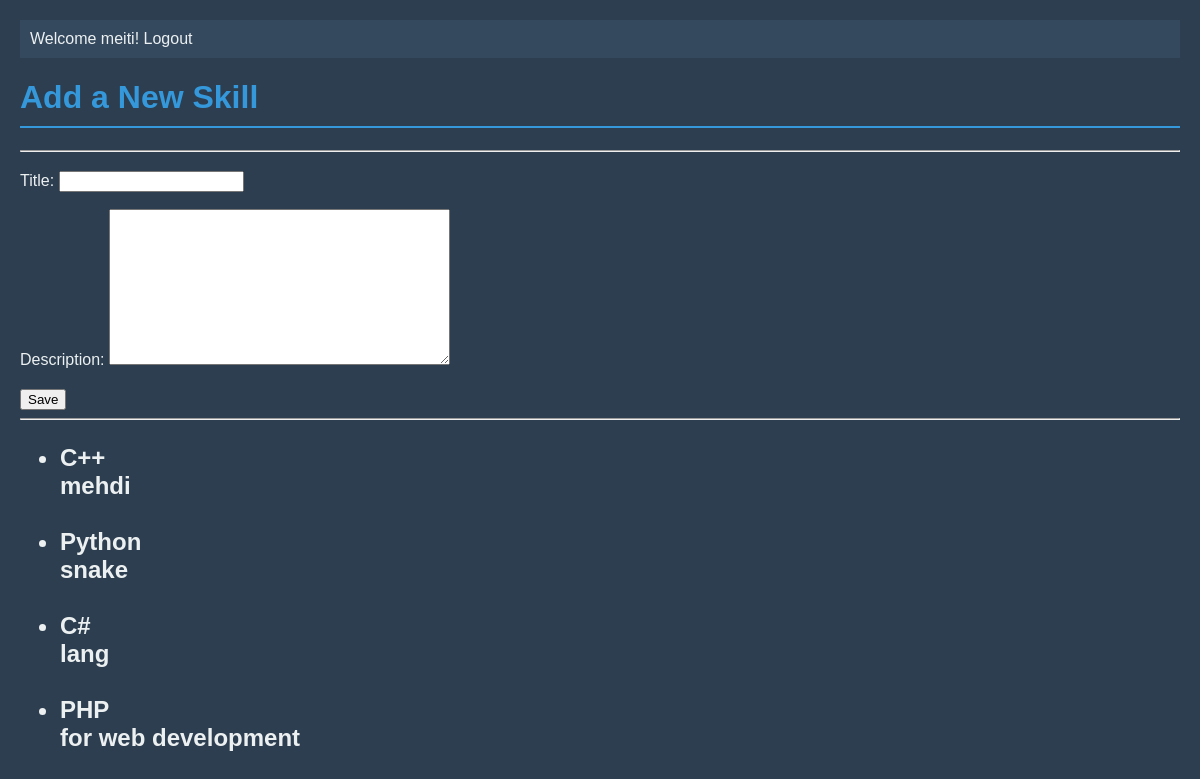
The app's page /developers/skills/ (signed in) with its own data.
### developers/models.py (models this page shows, shortened)
class Skill(models.Model):
    title = models.CharField(max_length=20)
    description = models.TextField(blank=True)

### developers/views.py (the view)
# urls.py: path("developers/skills/",views.Create_Skill.as_view(),name ="create_skills"),
class Create_Skill(LoginRequiredMixin,CreateView):
    model= Skill
    form_class = Skills_form
    template_name = 'developers/create_skills.html'
    success_url = '/developers'
    def get_context_data(self, **kwargs):
        context =  super().get_context_data(**kwargs)
        context['skills'] = Skill.objects.all()
        return context

### developers/forms.py
class Skills_form(forms.ModelForm):
    class Meta:
        model = Skill
        fields = ['title','description']

### developers/templates/developers/create_skills.html (shortened to what this page needs)
<!DOCTYPE html>
   {% load static %}
    <link rel="stylesheet" href="{% static 'css/back.css' %}">
<html>
        {% include 'navbar.html' %}
    <head>
    </head>
    <body>
        <h1>
            Add a New Skill
        </h1>
        <hr>
         <form method="post">
             {{ form.as_p }}
        <button type="submit">Save</button>
          </form>
          <hr>
          <h2>
            <ul>
                {% for sk in skills %}
                <li>
                    <strong>
                        {{sk.title}}
                    </strong>
                    <br>
                    {{sk.description}}
                </li>
                <br>
                {% empty %}
                    <li>
                        Not found.
                    </li>
                    {% endfor %}
            </ul>
          </h2>
    </body>
</html>

### Task_3/templates/navbar.html (shortened to what this page needs)
{% load static %}
<nav class="navbar">
        {% if user.is_authenticated %}
            <span class="username">Welcome {{ user.username }}!</span>
        <a href="{% url 'logout' %}">Logout</a>
        {% else %}
            <a href="{% url 'login' %}">Login</a>
            <a href="{% url 'register' %}">Register</a>
        {% endif %}
</nav>

### static/css/back.css (style rules this page uses)
body { background-color: #2c3e50; color: #ecf0f1; font-family: Arial, sans-serif; margin: 0; padding: 20px; }
h1 { color: #3498db; border-bottom: 2px solid #3498db; padding-bottom: 10px; }
p { line-height: 1.6; }
.navbar { background-color: #34495e; padding: 10px; margin-bottom: 20px; }
.navbar a { color: #ecf0f1; text-decoration: none; margin-right: 15px; }

### records on screen
Skill: title "C++", description "mehdi"
Skill: title "Python", description "snake"
Skill: title "C#", description "lang"
Skill: title "PHP", description "for web development"

### other values on screen
{{ user.username }} "meiti"
